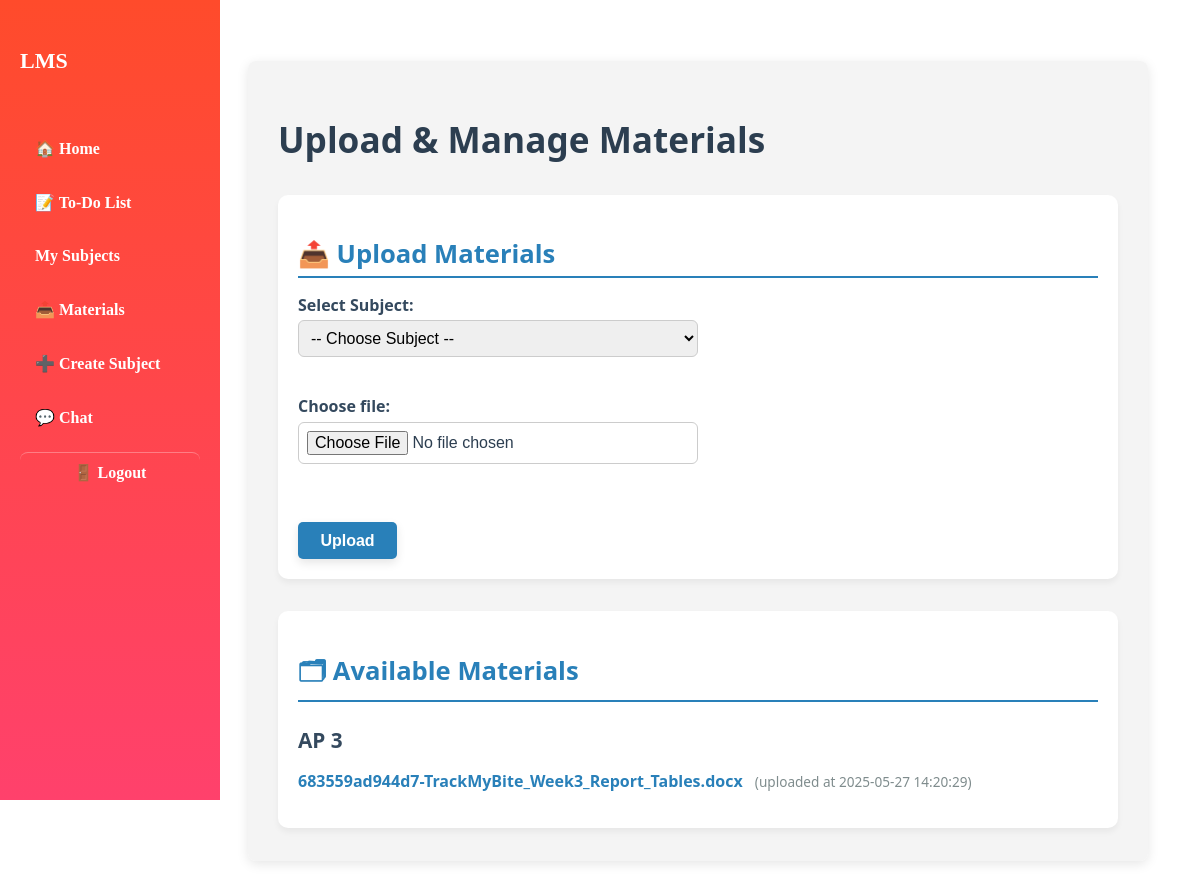
The app's page /materials.php (signed in), older data.
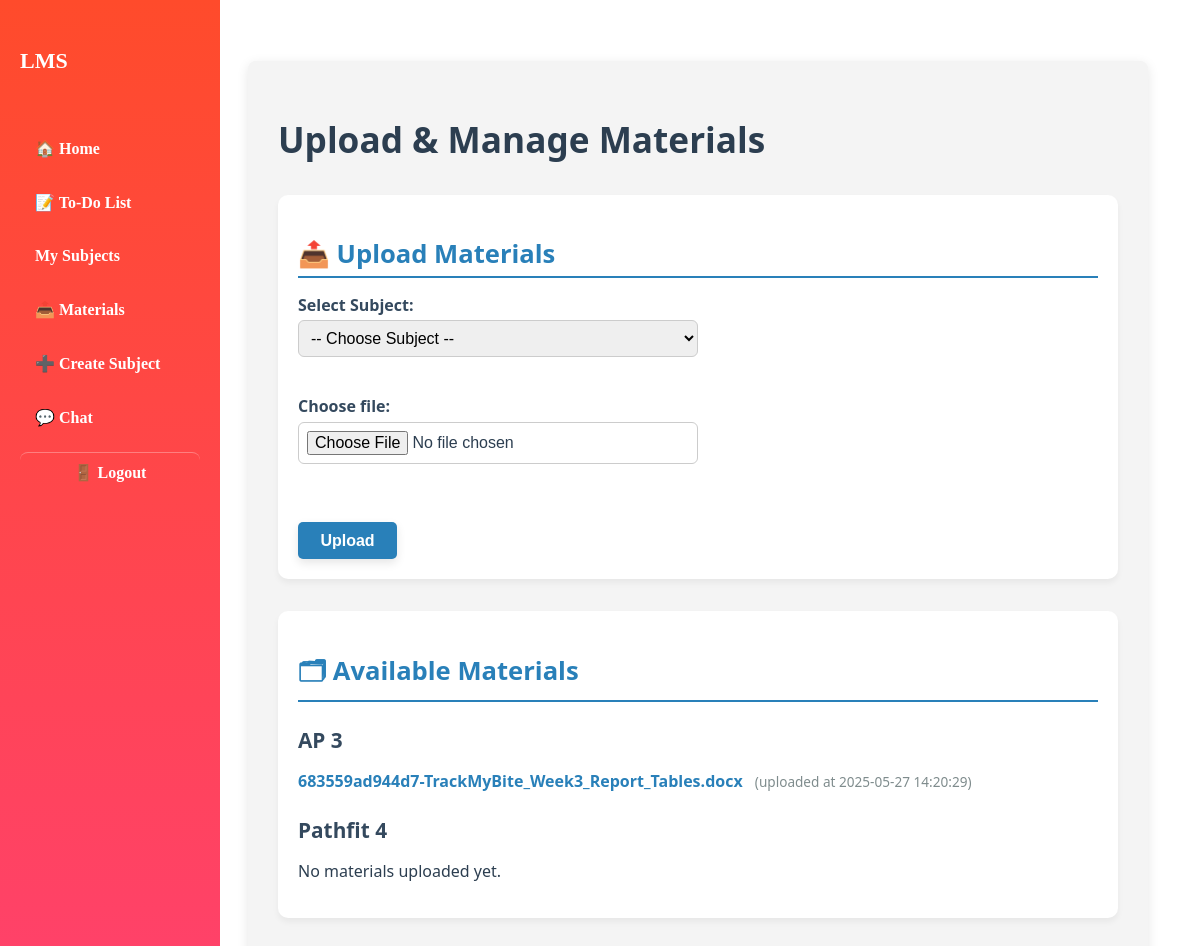
The same page, newer data.
### tables this page shows
CREATE TABLE `subjects` (
  `id` int(11) NOT NULL,
  `teacher_id` int(11) NOT NULL,
  `subject_name` varchar(255) NOT NULL,
  `description` text DEFAULT NULL,
  `created_at` timestamp NOT NULL DEFAULT current_timestamp()
);

CREATE TABLE `materials` (
  `id` int(11) NOT NULL,
  `subject_id` int(11) NOT NULL,
  `file_path` varchar(255) NOT NULL,
  `uploaded_at` datetime NOT NULL
);

### materials.php (the view, shortened to what this page needs)
<?php
require 'db.php';
$isTeacher = $_SESSION['user']['role'] === 'teacher';
$user_role = $_SESSION['user']['role'];
$subjects = [];
if ($isTeacher) {
    $stmt = $conn->prepare("SELECT * FROM subjects WHERE teacher_id = ?");
    $stmt->execute([$_SESSION['user']['id']]);
    $subjects = $stmt->fetchAll();
}
$subjectIds = array_column($subjects, 'id');
$materialsBySubject = [];
if (count($subjectIds)) {
    $placeholders = implode(',', array_fill(0, count($subjectIds), '?'));
    $stmt = $conn->prepare("SELECT * FROM materials WHERE subject_id IN ($placeholders) ORDER BY uploaded_at DESC");
    $stmt->execute($subjectIds);
    $materials = $stmt->fetchAll();
    foreach ($materials as $mat) {
        $materialsBySubject[$mat['subject_id']][] = $mat;
    }
}
?>
<!DOCTYPE html>
<html lang="en">
<head>
    <link rel="stylesheet" href="./styles/materials.css">
</head>
<body>
    <button id="menuBtn" class="menu-btn" aria-label="Toggle menu">☰ Menu</button>
        <div class="sidebar">
        <h2>LMS</h2>
        <ul>
            <?php if ($user_role === 'teacher'): ?>
                <li><a href="teacher_dashboard.php">🏠 Home</a></li>
                <li><a href="todo.php">📝 To-Do List</a></li>
                <li><a href="subjects.php">My Subjects</a></li>
                <li><a href="materials.php">📤 Materials</a></li>
                <li><a href="create_subject.php">➕ Create Subject</a></li>
                <li><a href="chat.php">💬 Chat</a></li>
            <?php endif; ?>
            <li><a href="logout.php" class="logout-link">🚪 Logout</a></li>
        </ul>
    </div>
    <div class="main-content">
        <h1><?php echo $isTeacher ? "Upload & Manage Materials" : "Download Learning Materials"; ?></h1>
        <?php if ($isTeacher): ?>
            <section class="section" aria-label="Upload Materials">
                <h2>📤 Upload Materials</h2>
                <form method="POST" enctype="multipart/form-data">
                    <label for="subject_id">Select Subject:</label>
                    <select name="subject_id" id="subject_id" required>
                        <option value="" disabled selected>-- Choose Subject --</option>
                    </select><br><br>
                    <label for="material_file">Choose file:</label>
                    <input type="file" name="material_file" id="material_file" required><br><br>
                    <button type="submit" name="upload_material" class="button">Upload</button>
                </form>
            </section>
        <?php endif; ?>
        <section class="section" aria-label="Materials List">
            <h2>🗂 Available Materials</h2>
            <?php foreach ($subjects as $subject): ?>
                <h3><?php echo htmlspecialchars($subject['subject_name']); ?></h3>
                <?php if (empty($materialsBySubject[$subject['id']])): ?>
                    <p>No materials uploaded yet.</p>
                <?php else: ?>
                    <ul class="material-list">
                        <?php foreach ($materialsBySubject[$subject['id']] as $mat): ?>
                            <li>
                                <a href="<?php echo htmlspecialchars($mat['file_path']); ?>" target="_blank" rel="noopener noreferrer">
                                    <?php echo basename($mat['file_path']); ?>
                                </a>
                                <small>(uploaded at <?php echo htmlspecialchars($mat['uploaded_at']); ?>)</small>
                            </li>
                        <?php endforeach; ?>
                    </ul>
                <?php endif; ?>
            <?php endforeach; ?>
        </section>
    </div>
</body>
</html>

### styles/materials.css (style rules this page uses)
.main-content { max-width: 900px; margin: 2rem auto; padding: 1.5rem 2rem; background-color: #fff; border-radius: 8px; box-shadow: 0 3px 12px rgba(0,0,0,0.1); font-family: 'Segoe UI', Tahoma, Geneva, Verdana, sans-serif; color: #2c3e50; }
.main-content h1 { font-size: 2.2rem; margin-bottom: 1rem; font-weight: 700; }
.section { margin-top: 2rem; }
.section h2 { font-size: 1.6rem; margin-bottom: 1rem; border-bottom: 2px solid #2980b9; padding-bottom: 0.3rem; color: #2980b9; }
.section h3 { font-size: 1.3rem; margin-top: 1.5rem; margin-bottom: 0.5rem; color: #34495e; }
form label { font-weight: 600; display: block; margin-bottom: 0.3rem; color: #34495e; }
select, input[type="file"] { width: 100%; max-width: 400px; padding: 0.5rem; margin-bottom: 1rem; border: 1.5px solid #ccc; border-radius: 6px; font-size: 1rem; transition: border-color 0.3s ease; box-sizing: border-box; }
.button, button[type="submit"] { background-color: #2980b9; border: none; color: #fff; padding: 0.6rem 1.4rem; border-radius: 5px; font-weight: 600; cursor: pointer; font-size: 1rem; transition: background-color 0.3s ease; }
.material-list { list-style-type: none; padding-left: 0; }
.material-list li { margin-bottom: 0.6rem; font-size: 1rem; }
.material-list a { color: #2980b9; text-decoration: none; font-weight: 600; }
.material-list small { margin-left: 0.5rem; color: #7f8c8d; font-size: 0.85rem; }
.sidebar { width: 220px; background: linear-gradient(to bottom, #FF4B2B, #FF416C); color: white; padding: 30px 20px; height: 100vh; position: fixed; left: 0; top: 0; display: flex; flex-direction: column; box-sizing: border-box; transition: transform 0.3s ease-in-out; z-index: 1000; }
.sidebar h2 { font-size: 22px; margin-bottom: 40px; }
.sidebar ul { list-style: none; padding: 0; margin: 0; flex-grow: 1; }
.sidebar ul li { margin: 15px 0; }
.sidebar ul li a { color: white; text-decoration: none; font-weight: bold; font-size: 16px; display: block; padding: 10px 15px; border-radius: 8px; transition: background 0.3s, padding-left 0.3s; }
.logout-link { color: #fff; border-top: 1px solid rgba(255, 255, 255, 0.3); padding-top: 20px; font-weight: bold; display: block; text-align: center; border-radius: 8px; transition: background-color 0.3s; }
.main-content { margin-left: 240px; padding: 30px; flex: 1; overflow-y: auto; background-color: #f4f4f4; height: 100vh; box-sizing: border-box; transition: margin-left 0.3s ease-in-out; }
.section { background-color: white; padding: 20px; margin-bottom: 20px; border-radius: 10px; box-shadow: 0 4px 6px rgba(0, 0, 0, 0.05); }
.button { display: inline-block; margin-top: 20px; background-color: #FF4B2B; color: #FFFFFF; font-size: 16px; font-weight: bold; padding: 12px 24px; border: none; border-radius: 30px; cursor: pointer; text-decoration: none; transition: all 0.3s ease; box-shadow: 0 4px 10px rgba(0, 0, 0, 0.1); }

Row changes from the older to the newer data that the page shows:
added subjects: subject_name "Pathfit 4", shows "No materials uploaded yet."
